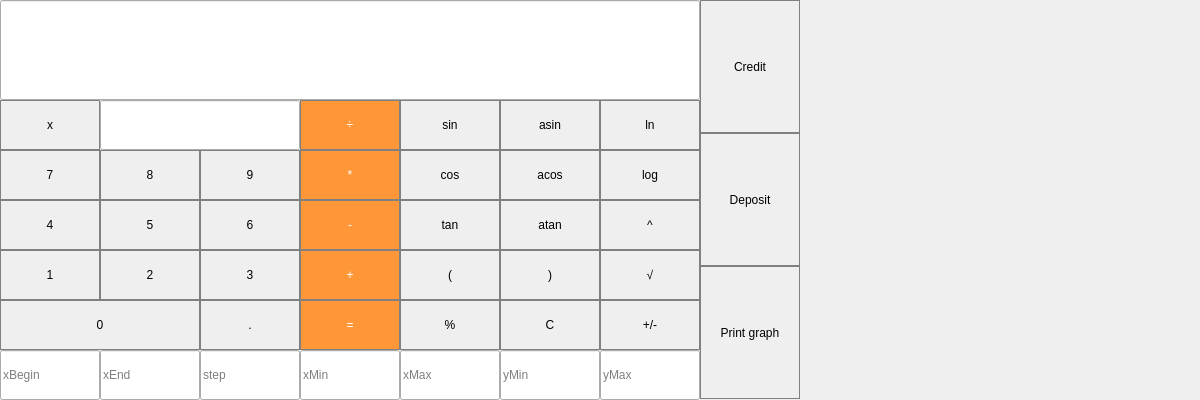
<?xml version="1.0" encoding="UTF-8"?>
<ui version="4.0">
 <class>view</class>
 <widget class="QMainWindow" name="view">
  <property name="geometry">
   <rect>
    <x>0</x>
    <y>0</y>
    <width>1200</width>
    <height>400</height>
   </rect>
  </property>
  <property name="windowTitle">
   <string>view</string>
  </property>
  <widget class="QWidget" name="centralwidget">
   <widget class="QLineEdit" name="lineEdit">
    <property name="geometry">
     <rect>
      <x>0</x>
      <y>0</y>
      <width>700</width>
      <height>100</height>
     </rect>
     </property>
    <property name="readOnly">
            <bool>true</bool>
    </property>
    <property name="styleSheet">
     <string notr="true">QLabel {
qproperty-alignment: 'AlignVCenter | AlignRight';
border: 1px solid gray;
}

background-color: white;</string>
    </property>
    <property name="text">
     <string/>
    </property>
   </widget>
   <widget class="QPushButton" name="pushButton_C">
    <property name="geometry">
     <rect>
      <x>500</x>
      <y>300</y>
      <width>100</width>
      <height>50</height>
     </rect>
    </property>
    <property name="styleSheet">
     <string notr="true">QPushButton{
border: 1px solid gray;
}
QPushButton:pressed{
background-color: qlineargradient(x1: 0, y1: 0, x2: 0, y2: 1, stop: 0 #BEBEBE, stop: 1 #D7D7D7);
}
</string>
    </property>
    <property name="text">
     <string>C</string>
    </property>
   </widget>
   <widget class="QPushButton" name="pushButton_sign">
    <property name="geometry">
     <rect>
      <x>600</x>
      <y>300</y>
      <width>100</width>
      <height>50</height>
     </rect>
    </property>
    <property name="styleSheet">
     <string notr="true">QPushButton{
border: 1px solid gray;
}
QPushButton:pressed{
background-color: qlineargradient(x1: 0, y1: 0, x2: 0, y2: 1, stop: 0 #BEBEBE, stop: 1 #D7D7D7);
}
</string>
    </property>
    <property name="text">
     <string>+/-</string>
    </property>
   </widget>
   <widget class="QPushButton" name="pushButton_div">
    <property name="geometry">
     <rect>
      <x>300</x>
      <y>100</y>
      <width>100</width>
      <height>50</height>
     </rect>
    </property>
    <property name="styleSheet">
     <string notr="true">QPushButton{
background-color: rgb(255, 151, 57);
color: white;
border: 1px solid gray;
}

QPushButton:pressed{
background-color: qlineargfradient(x1: 0, y1: 0, x2: 0, y2:1,
								stop: 0 #FF78312, stop: 1 #FF9739);
}</string>
    </property>
    <property name="text">
     <string>÷</string>
    </property>
   </widget>
   <widget class="QPushButton" name="pushButton_sin">
    <property name="geometry">
     <rect>
      <x>400</x>
      <y>100</y>
      <width>100</width>
      <height>50</height>
     </rect>
    </property>
    <property name="styleSheet">
     <string notr="true">QPushButton{
border: 1px solid gray;
}
QPushButton:pressed{
background-color: qlineargradient(x1: 0, y1: 0, x2: 0, y2: 1, stop: 0 #BEBEBE, stop: 1 #D7D7D7);
}
</string>
    </property>
    <property name="text">
     <string>sin</string>
    </property>
   </widget>
   <widget class="QPushButton" name="pushButton_asin">
    <property name="geometry">
     <rect>
      <x>500</x>
      <y>100</y>
      <width>100</width>
      <height>50</height>
     </rect>
    </property>
    <property name="styleSheet">
     <string notr="true">QPushButton{
border: 1px solid gray;
}
QPushButton:pressed{
background-color: qlineargradient(x1: 0, y1: 0, x2: 0, y2: 1, stop: 0 #BEBEBE, stop: 1 #D7D7D7);
}
</string>
    </property>
    <property name="text">
     <string>asin</string>
    </property>
   </widget>
   <widget class="QPushButton" name="pushButton_nlog">
    <property name="geometry">
     <rect>
      <x>600</x>
      <y>100</y>
      <width>100</width>
      <height>50</height>
     </rect>
    </property>
    <property name="styleSheet">
     <string notr="true">QPushButton{
border: 1px solid gray;
}
QPushButton:pressed{
background-color: qlineargradient(x1: 0, y1: 0, x2: 0, y2: 1, stop: 0 #BEBEBE, stop: 1 #D7D7D7);
}
</string>
    </property>
    <property name="text">
     <string>ln</string>
    </property>
   </widget>
   <widget class="QPushButton" name="pushButton_acos">
    <property name="geometry">
     <rect>
      <x>500</x>
      <y>150</y>
      <width>100</width>
      <height>50</height>
     </rect>
    </property>
    <property name="styleSheet">
     <string notr="true">QPushButton{
border: 1px solid gray;
}
QPushButton:pressed{
background-color: qlineargradient(x1: 0, y1: 0, x2: 0, y2: 1, stop: 0 #BEBEBE, stop: 1 #D7D7D7);
}
</string>
    </property>
    <property name="text">
     <string>acos</string>
    </property>
   </widget>
   <widget class="QPushButton" name="pushButton_9">
    <property name="geometry">
     <rect>
      <x>200</x>
      <y>150</y>
      <width>100</width>
      <height>50</height>
     </rect>
    </property>
    <property name="styleSheet">
     <string notr="true">QPushButton{
border: 1px solid gray;
}
QPushButton:pressed{
background-color: qlineargradient(x1: 0, y1: 0, x2: 0, y2: 1, stop: 0 #dadbde, stop: 1 #f6f7fa);
}</string>
    </property>
    <property name="text">
     <string>9</string>
    </property>
   </widget>
   <widget class="QPushButton" name="pushButton_log">
    <property name="geometry">
     <rect>
      <x>600</x>
      <y>150</y>
      <width>100</width>
      <height>50</height>
     </rect>
    </property>
    <property name="styleSheet">
     <string notr="true">QPushButton{
border: 1px solid gray;
}
QPushButton:pressed{
background-color: qlineargradient(x1: 0, y1: 0, x2: 0, y2: 1, stop: 0 #BEBEBE, stop: 1 #D7D7D7);
}
</string>
    </property>
    <property name="text">
     <string>log</string>
    </property>
   </widget>
   <widget class="QPushButton" name="pushButton_8">
    <property name="geometry">
     <rect>
      <x>100</x>
      <y>150</y>
      <width>100</width>
      <height>50</height>
     </rect>
    </property>
    <property name="styleSheet">
     <string notr="true">QPushButton{
border: 1px solid gray;
}
QPushButton:pressed{
background-color: qlineargradient(x1: 0, y1: 0, x2: 0, y2: 1, stop: 0 #dadbde, stop: 1 #f6f7fa);
}</string>
    </property>
    <property name="text">
     <string>8</string>
    </property>
   </widget>
   <widget class="QPushButton" name="pushButton_7">
    <property name="geometry">
     <rect>
      <x>0</x>
      <y>150</y>
      <width>100</width>
      <height>50</height>
     </rect>
    </property>
    <property name="styleSheet">
     <string notr="true">QPushButton{
border: 1px solid gray;
}
QPushButton:pressed{
background-color: qlineargradient(x1: 0, y1: 0, x2: 0, y2: 1, stop: 0 #dadbde, stop: 1 #f6f7fa);
}</string>
    </property>
    <property name="text">
     <string>7</string>
    </property>
   </widget>
   <widget class="QPushButton" name="pushButton_mul">
    <property name="geometry">
     <rect>
      <x>300</x>
      <y>150</y>
      <width>100</width>
      <height>50</height>
     </rect>
    </property>
    <property name="styleSheet">
     <string notr="true">QPushButton{
background-color: rgb(255, 151, 57);
color: white;
border: 1px solid gray;
}

QPushButton:pressed{
background-color: qlineargfradient(x1: 0, y1: 0, x2: 0, y2:1,
								stop: 0 #FF78312, stop: 1 #FF9739);
}</string>
    </property>
    <property name="text">
     <string>*</string>
    </property>
   </widget>
   <widget class="QPushButton" name="pushButton_cos">
    <property name="geometry">
     <rect>
      <x>400</x>
      <y>150</y>
      <width>100</width>
      <height>50</height>
     </rect>
    </property>
    <property name="styleSheet">
     <string notr="true">QPushButton{
border: 1px solid gray;
}
QPushButton:pressed{
background-color: qlineargradient(x1: 0, y1: 0, x2: 0, y2: 1, stop: 0 #BEBEBE, stop: 1 #D7D7D7);
}
</string>
    </property>
    <property name="text">
     <string>cos</string>
    </property>
   </widget>
   <widget class="QPushButton" name="pushButton_atan">
    <property name="geometry">
     <rect>
      <x>500</x>
      <y>200</y>
      <width>100</width>
      <height>50</height>
     </rect>
    </property>
    <property name="styleSheet">
     <string notr="true">QPushButton{
border: 1px solid gray;
}
QPushButton:pressed{
background-color: qlineargradient(x1: 0, y1: 0, x2: 0, y2: 1, stop: 0 #BEBEBE, stop: 1 #D7D7D7);
}
</string>
    </property>
    <property name="text">
     <string>atan</string>
    </property>
   </widget>
   <widget class="QPushButton" name="pushButton_6">
    <property name="geometry">
     <rect>
      <x>200</x>
      <y>200</y>
      <width>100</width>
      <height>50</height>
     </rect>
    </property>
    <property name="styleSheet">
     <string notr="true">QPushButton{
border: 1px solid gray;
}
QPushButton:pressed{
background-color: qlineargradient(x1: 0, y1: 0, x2: 0, y2: 1, stop: 0 #dadbde, stop: 1 #f6f7fa);
}</string>
    </property>
    <property name="text">
     <string>6</string>
    </property>
   </widget>
   <widget class="QPushButton" name="pushButton_pow">
    <property name="geometry">
     <rect>
      <x>600</x>
      <y>200</y>
      <width>100</width>
      <height>50</height>
     </rect>
    </property>
    <property name="styleSheet">
     <string notr="true">QPushButton{
border: 1px solid gray;
}
QPushButton:pressed{
background-color: qlineargradient(x1: 0, y1: 0, x2: 0, y2: 1, stop: 0 #BEBEBE, stop: 1 #D7D7D7);
}
</string>
    </property>
    <property name="text">
     <string>^</string>
    </property>
   </widget>
   <widget class="QPushButton" name="pushButton_5">
    <property name="geometry">
     <rect>
      <x>100</x>
      <y>200</y>
      <width>100</width>
      <height>50</height>
     </rect>
    </property>
    <property name="styleSheet">
     <string notr="true">QPushButton{
border: 1px solid gray;
}
QPushButton:pressed{
background-color: qlineargradient(x1: 0, y1: 0, x2: 0, y2: 1, stop: 0 #dadbde, stop: 1 #f6f7fa);
}</string>
    </property>
    <property name="text">
     <string>5</string>
    </property>
   </widget>
   <widget class="QPushButton" name="pushButton_4">
    <property name="geometry">
     <rect>
      <x>0</x>
      <y>200</y>
      <width>100</width>
      <height>50</height>
     </rect>
    </property>
    <property name="styleSheet">
     <string notr="true">QPushButton{
border: 1px solid gray;
}
QPushButton:pressed{
background-color: qlineargradient(x1: 0, y1: 0, x2: 0, y2: 1, stop: 0 #dadbde, stop: 1 #f6f7fa);
}</string>
    </property>
    <property name="text">
     <string>4</string>
    </property>
   </widget>
   <widget class="QPushButton" name="pushButton_sub">
    <property name="geometry">
     <rect>
      <x>300</x>
      <y>200</y>
      <width>100</width>
      <height>50</height>
     </rect>
    </property>
    <property name="styleSheet">
     <string notr="true">QPushButton{
background-color: rgb(255, 151, 57);
color: white;
border: 1px solid gray;
}

QPushButton:pressed{
background-color: qlineargfradient(x1: 0, y1: 0, x2: 0, y2:1,
								stop: 0 #FF78312, stop: 1 #FF9739);
}</string>
    </property>
    <property name="text">
     <string>-</string>
    </property>
   </widget>
   <widget class="QPushButton" name="pushButton_tan">
    <property name="geometry">
     <rect>
      <x>400</x>
      <y>200</y>
      <width>100</width>
      <height>50</height>
     </rect>
    </property>
    <property name="styleSheet">
     <string notr="true">QPushButton{
border: 1px solid gray;
}
QPushButton:pressed{
background-color: qlineargradient(x1: 0, y1: 0, x2: 0, y2: 1, stop: 0 #BEBEBE, stop: 1 #D7D7D7);
}
</string>
    </property>
    <property name="text">
     <string>tan</string>
    </property>
   </widget>
   <widget class="QPushButton" name="pushButton_Rbracket">
    <property name="geometry">
     <rect>
      <x>500</x>
      <y>250</y>
      <width>100</width>
      <height>50</height>
     </rect>
    </property>
    <property name="styleSheet">
     <string notr="true">QPushButton{
border: 1px solid gray;
}
QPushButton:pressed{
background-color: qlineargradient(x1: 0, y1: 0, x2: 0, y2: 1, stop: 0 #BEBEBE, stop: 1 #D7D7D7);
}
</string>
    </property>
    <property name="text">
     <string>)</string>
    </property>
   </widget>
   <widget class="QPushButton" name="pushButton_3">
    <property name="geometry">
     <rect>
      <x>200</x>
      <y>250</y>
      <width>100</width>
      <height>50</height>
     </rect>
    </property>
    <property name="styleSheet">
     <string notr="true">QPushButton{
border: 1px solid gray;
}
QPushButton:pressed{
background-color: qlineargradient(x1: 0, y1: 0, x2: 0, y2: 1, stop: 0 #dadbde, stop: 1 #f6f7fa);
}</string>
    </property>
    <property name="text">
     <string>3</string>
    </property>
   </widget>
   <widget class="QPushButton" name="pushButton_sqwrt">
    <property name="geometry">
     <rect>
      <x>600</x>
      <y>250</y>
      <width>100</width>
      <height>50</height>
     </rect>
    </property>
    <property name="styleSheet">
     <string notr="true">QPushButton{
border: 1px solid gray;
}
QPushButton:pressed{
background-color: qlineargradient(x1: 0, y1: 0, x2: 0, y2: 1, stop: 0 #BEBEBE, stop: 1 #D7D7D7);
}
</string>
    </property>
    <property name="text">
     <string>√</string>
    </property>
   </widget>
   <widget class="QPushButton" name="pushButton_2">
    <property name="geometry">
     <rect>
      <x>100</x>
      <y>250</y>
      <width>100</width>
      <height>50</height>
     </rect>
    </property>
    <property name="styleSheet">
     <string notr="true">QPushButton{
border: 1px solid gray;
}
QPushButton:pressed{
background-color: qlineargradient(x1: 0, y1: 0, x2: 0, y2: 1, stop: 0 #dadbde, stop: 1 #f6f7fa);
}</string>
    </property>
    <property name="text">
     <string>2</string>
    </property>
   </widget>
   <widget class="QPushButton" name="pushButton_1">
    <property name="geometry">
     <rect>
      <x>0</x>
      <y>250</y>
      <width>100</width>
      <height>50</height>
     </rect>
    </property>
    <property name="styleSheet">
     <string notr="true">QPushButton{
border: 1px solid gray;
}
QPushButton:pressed{
background-color: qlineargradient(x1: 0, y1: 0, x2: 0, y2: 1, stop: 0 #dadbde, stop: 1 #f6f7fa);
}</string>
    </property>
    <property name="text">
     <string>1</string>
    </property>
   </widget>
   <widget class="QPushButton" name="pushButton_sum">
    <property name="geometry">
     <rect>
      <x>300</x>
      <y>250</y>
      <width>100</width>
      <height>50</height>
     </rect>
    </property>
    <property name="styleSheet">
     <string notr="true">QPushButton{
background-color: rgb(255, 151, 57);
color: white;
border: 1px solid gray;
}

QPushButton:pressed{
background-color: qlineargfradient(x1: 0, y1: 0, x2: 0, y2:1,
								stop: 0 #FF78312, stop: 1 #FF9739);
}</string>
    </property>
    <property name="text">
     <string>+</string>
    </property>
   </widget>
   <widget class="QPushButton" name="pushButton_LBracket">
    <property name="geometry">
     <rect>
      <x>400</x>
      <y>250</y>
      <width>100</width>
      <height>50</height>
     </rect>
    </property>
    <property name="styleSheet">
     <string notr="true">QPushButton{
border: 1px solid gray;
}
QPushButton:pressed{
background-color: qlineargradient(x1: 0, y1: 0, x2: 0, y2: 1, stop: 0 #BEBEBE, stop: 1 #D7D7D7);
}
</string>
    </property>
    <property name="text">
     <string>(</string>
    </property>
   </widget>
   <widget class="QPushButton" name="pushButton_const">
    <property name="geometry">
     <rect>
      <x>0</x>
      <y>100</y>
      <width>100</width>
      <height>50</height>
     </rect>
    </property>
    <property name="styleSheet">
     <string notr="true">QPushButton{
border: 1px solid gray;
}
QPushButton:pressed{
background-color: qlineargradient(x1: 0, y1: 0, x2: 0, y2: 1, stop: 0 #BEBEBE, stop: 1 #D7D7D7);
}
</string>
    </property>
    <property name="text">
     <string>x</string>
    </property>
   </widget>
   <widget class="QPushButton" name="pushButton_dot">
    <property name="geometry">
     <rect>
      <x>200</x>
      <y>300</y>
      <width>100</width>
      <height>50</height>
     </rect>
    </property>
    <property name="styleSheet">
     <string notr="true">QPushButton{
border: 1px solid gray;
}
QPushButton:pressed{
background-color: qlineargradient(x1: 0, y1: 0, x2: 0, y2: 1, stop: 0 #BEBEBE, stop: 1 #D7D7D7);
}
</string>
    </property>
    <property name="text">
     <string>.</string>
    </property>
   </widget>
   <widget class="QPushButton" name="pushButton_0">
    <property name="geometry">
     <rect>
      <x>0</x>
      <y>300</y>
      <width>200</width>
      <height>50</height>
     </rect>
    </property>
    <property name="styleSheet">
     <string notr="true">QPushButton{
border: 1px solid gray;
}
QPushButton:pressed{
background-color: qlineargradient(x1: 0, y1: 0, x2: 0, y2: 1, stop: 0 #dadbde, stop: 1 #f6f7fa);
}</string>
    </property>
    <property name="text">
     <string>0</string>
    </property>
   </widget>
   <widget class="QPushButton" name="pushButton_result">
    <property name="geometry">
     <rect>
      <x>300</x>
      <y>300</y>
      <width>100</width>
      <height>50</height>
     </rect>
    </property>
    <property name="styleSheet">
     <string notr="true">QPushButton{
background-color: rgb(255, 151, 57);
color: white;
border: 1px solid gray;
}

QPushButton:pressed{
background-color: qlineargfradient(x1: 0, y1: 0, x2: 0, y2:1,
								stop: 0 #FF78312, stop: 1 #FF9739);
}</string>
    </property>
    <property name="text">
     <string>=</string>
    </property>
   </widget>
   <widget class="QPushButton" name="pushButton_mod">
    <property name="geometry">
     <rect>
      <x>400</x>
      <y>300</y>
      <width>100</width>
      <height>50</height>
     </rect>
    </property>
    <property name="styleSheet">
     <string notr="true">QPushButton{
border: 1px solid gray;
}
QPushButton:pressed{
background-color: qlineargradient(x1: 0, y1: 0, x2: 0, y2: 1, stop: 0 #BEBEBE, stop: 1 #D7D7D7);
}
</string>
    </property>
    <property name="text">
     <string>%</string>
    </property>
    <property name="Text" stdset="0">
     <string>%</string>
    </property>
   </widget>
   <widget class="QPushButton" name="pushButton_credit">
    <property name="geometry">
     <rect>
      <x>700</x>
      <y>0</y>
      <width>100</width>
      <height>133</height>
     </rect>
    </property>
    <property name="styleSheet">
     <string notr="true">QPushButton{
border: 1px solid gray;
}
QPushButton:pressed{
background-color: qlineargradient(x1: 0, y1: 0, x2: 0, y2: 1, stop: 0 #BEBEBE, stop: 1 #D7D7D7);
}</string>
    </property>
    <property name="text">
     <string>Credit</string>
    </property>
   </widget>
   <widget class="QPushButton" name="pushButton_print">
    <property name="geometry">
     <rect>
      <x>700</x>
      <y>266</y>
      <width>100</width>
      <height>133</height>
     </rect>
    </property>
    <property name="styleSheet">
     <string notr="true">QPushButton{
border: 1px solid gray;
}
QPushButton:pressed{
background-color: qlineargradient(x1: 0, y1: 0, x2: 0, y2: 1, stop: 0 #BEBEBE, stop: 1 #D7D7D7);
}</string>
    </property>
    <property name="text">
     <string>Print graph</string>
    </property>
   </widget>
   <widget class="QPushButton" name="pushButton_deposit">
    <property name="geometry">
     <rect>
      <x>700</x>
      <y>133</y>
      <width>100</width>
      <height>133</height>
     </rect>
    </property>
    <property name="styleSheet">
     <string notr="true">QPushButton{
border: 1px solid gray;
}
QPushButton:pressed{
background-color: qlineargradient(x1: 0, y1: 0, x2: 0, y2: 1, stop: 0 #BEBEBE, stop: 1 #D7D7D7);
}</string>
    </property>
    <property name="text">
     <string>Deposit</string>
    </property>
   </widget>
   <widget class="QCustomPlot" name="widget" native="true">
    <property name="geometry">
     <rect>
      <x>800</x>
      <y>0</y>
      <width>450</width>
      <height>400</height>
     </rect>
    </property>
   </widget>
   <widget class="QLineEdit" name="lineEdit_xBegin">
    <property name="geometry">
     <rect>
      <x>0</x>
      <y>350</y>
      <width>100</width>
      <height>50</height>
     </rect>
    </property>
    <property name="placeholderText">
     <string>xBegin</string>
    </property>
   </widget>
   <widget class="QLineEdit" name="lineEdit_xEnd">
    <property name="geometry">
     <rect>
      <x>100</x>
      <y>350</y>
      <width>100</width>
      <height>50</height>
     </rect>
    </property>
    <property name="placeholderText">
     <string>xEnd</string>
    </property>
   </widget>
   <widget class="QLineEdit" name="lineEdit_step">
    <property name="geometry">
     <rect>
      <x>200</x>
      <y>350</y>
      <width>100</width>
      <height>50</height>
     </rect>
    </property>
    <property name="placeholderText">
     <string>step</string>
    </property>
   </widget>
   <widget class="QLineEdit" name="lineEdit_xMin">
    <property name="geometry">
     <rect>
      <x>300</x>
      <y>350</y>
      <width>100</width>
      <height>50</height>
     </rect>
    </property>
    <property name="placeholderText">
     <string>xMin</string>
    </property>
   </widget>
   <widget class="QLineEdit" name="lineEdit_xMax">
    <property name="geometry">
     <rect>
      <x>400</x>
      <y>350</y>
      <width>100</width>
      <height>50</height>
     </rect>
    </property>
    <property name="placeholderText">
     <string>xMax</string>
    </property>
   </widget>
   <widget class="QLineEdit" name="lineEdit_yMin">
    <property name="geometry">
     <rect>
      <x>500</x>
      <y>350</y>
      <width>100</width>
      <height>50</height>
     </rect>
    </property>
    <property name="placeholderText">
     <string>yMin</string>
    </property>
   </widget>
   <widget class="QLineEdit" name="lineEdit_yMax">
    <property name="geometry">
     <rect>
      <x>600</x>
      <y>350</y>
      <width>100</width>
      <height>50</height>
     </rect>
    </property>
    <property name="placeholderText">
     <string>yMax</string>
    </property>
   </widget>
   <widget class="QLineEdit" name="lineEdit_value">
    <property name="geometry">
     <rect>
      <x>100</x>
      <y>100</y>
      <width>200</width>
      <height>50</height>
     </rect>
    </property>
    <property name="styleSheet">
     <string notr="true">QLabel {
qproperty-alignment: 'AlignVCenter | AlignRight';
border: 1px solid gray;
}

background-color: white;</string>
    </property>
    <property name="text">
     <string/>
    </property>
   </widget>
  </widget>
 </widget>
 <customwidgets>
  <customwidget>
   <class>QCustomPlot</class>
   <extends>QWidget</extends>
   <header>qcustomplot.h</header>
   <container>1</container>
  </customwidget>
 </customwidgets>
 <resources/>
 <connections/>
</ui>
